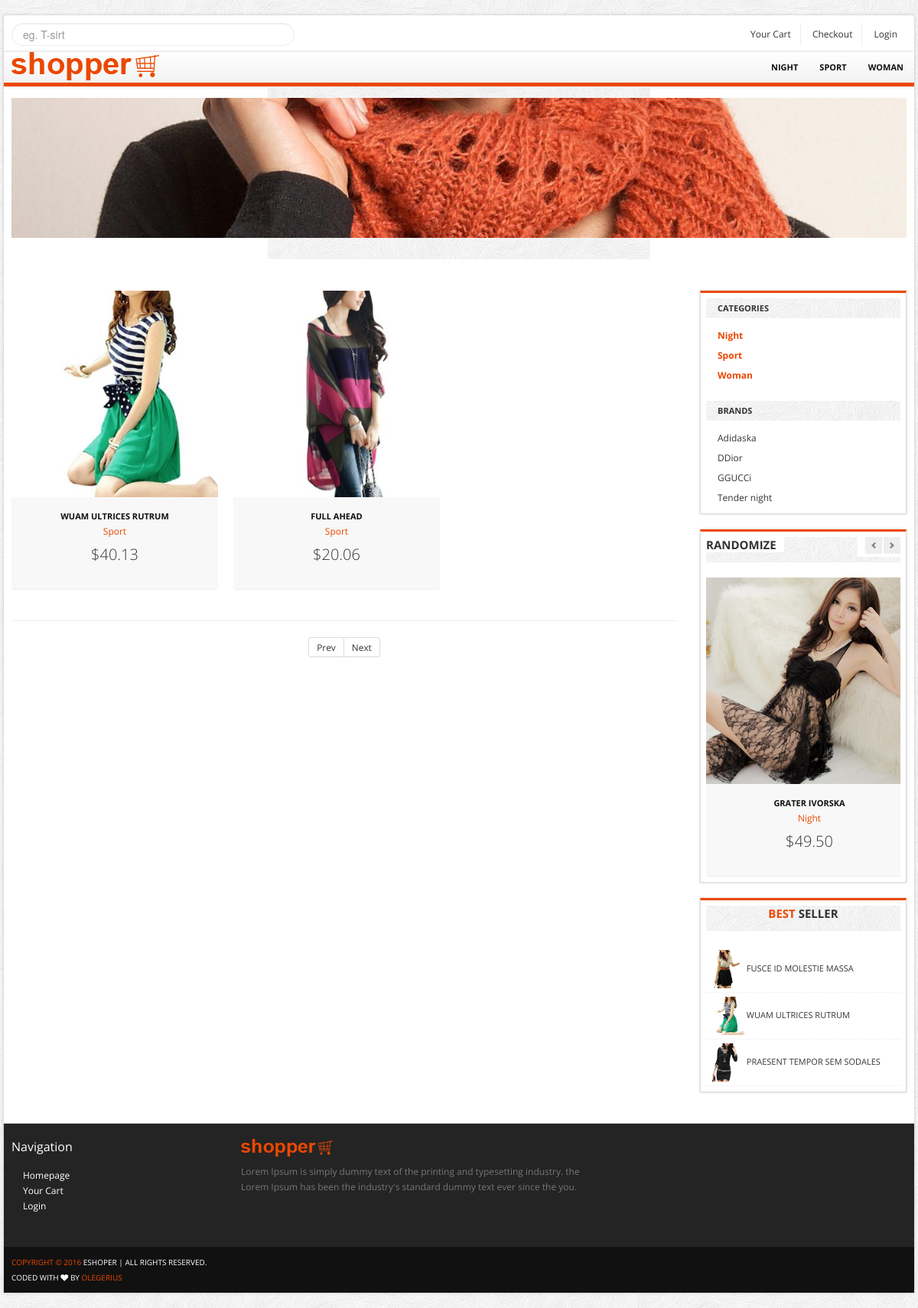
The page /products/sport/ on the database its author committed.
### products/models.py (models this page shows, shortened)
class CatalogCategory(models.Model):
    catalog = models.ForeignKey('Catalog', related_name='categories')
    parent = models.ForeignKey('self', blank=True, null=True, related_name='children')
    name = models.CharField(max_length=255)
    slug = models.SlugField(max_length=150)
    description = models.TextField(blank=True)
    class Meta:
        ordering = ('name',)
        verbose_name = 'category'
        verbose_name_plural = 'categories'
    def __str__(self):
        return self.name
    def get_absolute_url(self):
        return reverse('shop:product_list_by_category', args=[self.slug])

class Product(models.Model):
    category = models.ForeignKey('CatalogCategory', related_name='products')
    brand = models.ForeignKey('ProductBrand', related_name='brands')
    name = models.CharField(max_length=255, db_index=True)
    slug = models.SlugField(max_length=255, db_index=True)
    description = models.TextField()
    photo1 = models.ImageField(upload_to='product_photo', blank=True)
    photo2 = models.ImageField(upload_to='product_photo', blank=True)
    manufacturer = models.CharField(max_length=255, blank=True)
    code = models.CharField(max_length=12, blank=True)
    sale_price = models.DecimalField(max_digits=6, decimal_places=2)
    price = models.DecimalField(max_digits=6, decimal_places=2)
    active = models.BooleanField(default=True)
    new = models.BooleanField(default=True)
    best_seller = models.BooleanField(default=True)
    objects = ProductManager()
    def get_absolute_url(self):
        return reverse("shop:product_detail", kwargs={"pk": self.pk})

class ProductBrand(models.Model):
    brand = models.CharField(max_length=100)
    slug = models.SlugField(max_length=100)
    class Meta:
        ordering = ('brand',)
        verbose_name = 'brand'
        verbose_name_plural = 'brands'
    def get_absolute_url(self):
        return reverse('shop:product_list_by_brand', args=[self.slug])

### products/views.py (the view)
# urls.py: url(r'^(?P<category_slug>[-\w]+)/$', CategoryList.as_view(), name='product_list_by_category'),
class CategoryList(View):
    def get(self, request, category_slug=None,*args, **kwargs):
        category = None
        categories = CatalogCategory.objects.all()
        object_list = Product.objects.filter(active=True)
        if category_slug:
            category = get_object_or_404(CatalogCategory, slug=category_slug)
            object_list = object_list.filter(category=category)
        context = {'category': category,
                   'categories': categories,
                   'object_list': object_list,
                   'randomone': sorted(Product.objects.all(), key=lambda x: random.random())[2],
                   'randomtwo': sorted(Product.objects.all(), key=lambda x: random.random())[2],
                   'best_seler': Product.objects.filter(best_seller=True)[:3],
                   'brands': ProductBrand.objects.all()
                   }
        return render(request, 'products/product_list.html', context)

### cart/context_processors.py (called while the page is built)
def cart(request):
    return {'cart': Cart(request) }

### products/models.py (called while the page is built)
    def all(self, *args, **kwargs):
        qs_main = super(ProductManager, self).all(*args, **kwargs)
        qs = qs_main.filter(active=True)
        return qs

### products/templates/products/product_list.html (shortened to what this page needs)
{% extends "base.html" %}
{% block container %}
<section class="main-content">
				<div class="row">
					<div class="span9">
						<ul class="thumbnails listing-products">
                            {% for product in object_list %}
                                <li class="span3">
								<div class="product-box">
									<span class="sale_tag"></span>
									<a href="{{ product.get_absolute_url }}"><img   alt="" src="{{ product.photo1.url }}"></a><br/>
									<a href="{{ product.get_absolute_url }}" class="title">{{ product.name }}</a><br/>
									<a href="{{ product.get_absolute_url }}" class="category">{{ product.category }}</a>
									<p class="price">${{ product.sale_price }}</p>
								</div>
							</li>
							 {% endfor %}
						</ul>
						<hr>
						<div class="pagination pagination-small pagination-centered">
                                <ul>
                                    <li><a href="{% url 'shop:products' %}?page=1">Prev</a></li>
                                    <li><a href="{% url 'shop:products' %}?page={{ page_obj.paginator.num_pages }}">Next</a></li>
                                </ul>
						</div>
					</div>
					{% include "products/right_bar.html" %}
				</div>
			</section>
{% endblock %}

### templates/base.html (shortened to what this page needs)
{% load staticfiles %}
<!DOCTYPE html>
<html lang="en">
	<head>
		<link href="{% static 'css/bootstrap.min.css' %}" rel="stylesheet">
		<link href="{% static 'css/bootstrap-responsive.min.css' %}" rel="stylesheet">
		<link href="{% static 'css/bootstrappage.css' %}" rel="stylesheet"/>
		<link href="{% static 'css/font-awesome.css' %}" rel="stylesheet"/>
		<link href="{% static 'css/flexslider.css' %}" rel="stylesheet"/>
		<link href="{% static 'css/main.css' %}" rel="stylesheet"/>
        <link href="{% static 'css/jquery.fancybox.css' %}" rel="stylesheet"/>
	</head>
    <body>
		<div id="top-bar" class="container">
			<div class="row">
				<div class="span4">
					<form method="POST" class="search_form">
						<input type="text" class="input-block-level search-query" Placeholder="eg. T-sirt">
					</form>
				</div>
				<div class="span8">
					<div class="account pull-right">
						<ul class="user-menu">
							<li><a href="{% url 'cart:cart_detail' %}">Your Cart</a></li>
							<li><a href="{% url "orders:order_create" %}">Checkout</a></li>
							<li><a href="{% url 'auth_login' %}">Login</a></li>
						</ul>
					</div>
				</div>
			</div>
		</div>
		<div id="wrapper" class="container">
			<section class="navbar main-menu">
				<div class="navbar-inner main-menu">
					<a href="{% url 'shop:products' %}" class="logo pull-left"><img src="{% static 'images/logo.png' %}" class="site_logo" alt=""></a>
					<nav id="menu" class="pull-right">
						<ul>
                            {% for category in categories %}
                                <li><a href="{{ category.get_absolute_url }}">{{ category.name }}</a>
                            {% endfor %}
						</ul>
					</nav>
				</div>
			</section>
			<section class="header_text sub">
			<img class="pageBanner" src="{% static 'images/pageBanner.png' %}" alt="New products" >
			</section>
            {% block container %}
            {% endblock %}
			<section id="footer-bar">
				<div class="row">
					<div class="span3">
						<h4>Navigation</h4>
						<ul class="nav">
							<li><a href="{% url 'shop:products' %}">Homepage</a></li>
							<li><a href="{% url 'cart:cart_detail' %}">Your Cart</a></li>
							<li><a href="{% url 'auth_login' %}">Login</a></li>
						</ul>
					</div>
					<div class="span5">
						<p class="logo"><img src="{% static 'images/logo.png' %}" class="site_logo" alt=""></p>
						<p>Lorem Ipsum is simply dummy text of the printing and typesetting industry. the  Lorem Ipsum has been the industry's standard dummy text ever since the you.</p>
						<br/>
						<span class="social_icons">
							<a class="facebook" href="#">Facebook</a>
							<a class="twitter" href="#">Twitter</a>
							<a class="skype" href="#">Skype</a>
							<a class="vimeo" href="#">Vimeo</a>
						</span>
					</div>
				</div>
			</section>
			<section id="copyright">
                               <span><a href="">Copyright © 2016</a> eShoper | All rights reserved.</span> <br>Coded with <i class="fa fa-heart"></i> by <a href="http://odyn.freeoda.com" target="_blank">Olegerius</a>
			</section>
		</div>
    </body>
</html>

### products/templates/products/right_bar.html (shortened to what this page needs)
<div class="span3 col">
						<div class="block">
							<ul class="nav nav-list">
								<li class="nav-header">CATEGORIES</li>
                                {% for category in categories %}
                                    <li class="active"><a href="{{ category.get_absolute_url }}">{{ category.name }}</a></li>
                                {% endfor %}
							</ul>
							<br/>
							<ul class="nav nav-list below">
								<li class="nav-header">BRANDS</li>
                                {% for product in brands %}
                                    <li><a href="{{ product.get_absolute_url }}">{{ product.brand }}</a></li>
                                {% endfor %}
							</ul>
						</div>
						<div class="block">
							<h4 class="title">
								<span class="pull-left"><span class="text">Randomize</span></span>
								<span class="pull-right">
									<a class="left button" href="#myCarousel" data-slide="prev"></a><a class="right button" href="#myCarousel" data-slide="next"></a>
								</span>
							</h4>
							<div id="myCarousel" class="carousel slide">
								<div class="carousel-inner">
									<div class="active item">
										<ul class="thumbnails listing-products">
											<li class="span3">
												<div class="product-box">
													<span class="sale_tag"></span>
													<img alt="" src="{{ randomone.photo1.url }}"><br/>
													<a href="product_detail.html" class="title">{{ randomone.name }}</a><br/>
													<a href="#" class="category">{{ randomone.category }}</a>
													<p class="price">${{ randomone.price }}</p>
												</div>
											</li>
										</ul>
									</div>
								</div>
							</div>
						</div>
						<div class="block">
							<h4 class="title"><strong>Best</strong> Seller</h4>
							<ul class="small-product">
                                {% for product in best_seler %}
                                    <li>
									<a href="{{ product.get_absolute_url }}" title="Praesent tempor sem sodales">
										<img src="{{ product.photo1.url }}" alt="Praesent tempor sem sodales">
									</a>
									<a href="{{ product.get_absolute_url }}">{{ product.name }}</a>
								</li>
                                {% endfor %}
							</ul>
						</div>
					</div>

### rows shown on the page
CatalogCategory: name "NIGHT", name "Night"
CatalogCategory: name "SPORT", name "Sport"
CatalogCategory: name "WOMAN", name "Woman"
Product: photo1 (picture), name "WUAM ULTRICES RUTRUM", category "Sport", sale_price "40.13"
Product: photo1 (picture), name "FULL AHEAD", category "Sport", sale_price "20.06"
ProductBrand: brand "Adidaska"
ProductBrand: brand "DDior"
ProductBrand: brand "GGUCCi"
ProductBrand: brand "Tender night"
Product: photo1 (picture), name "GRATER IVORSKA", category "Night", price "49.50"
Product: photo1 (picture), name "FUSCE ID MOLESTIE MASSA"
Product: photo1 (picture), name "PRAESENT TEMPOR SEM SODALES"
